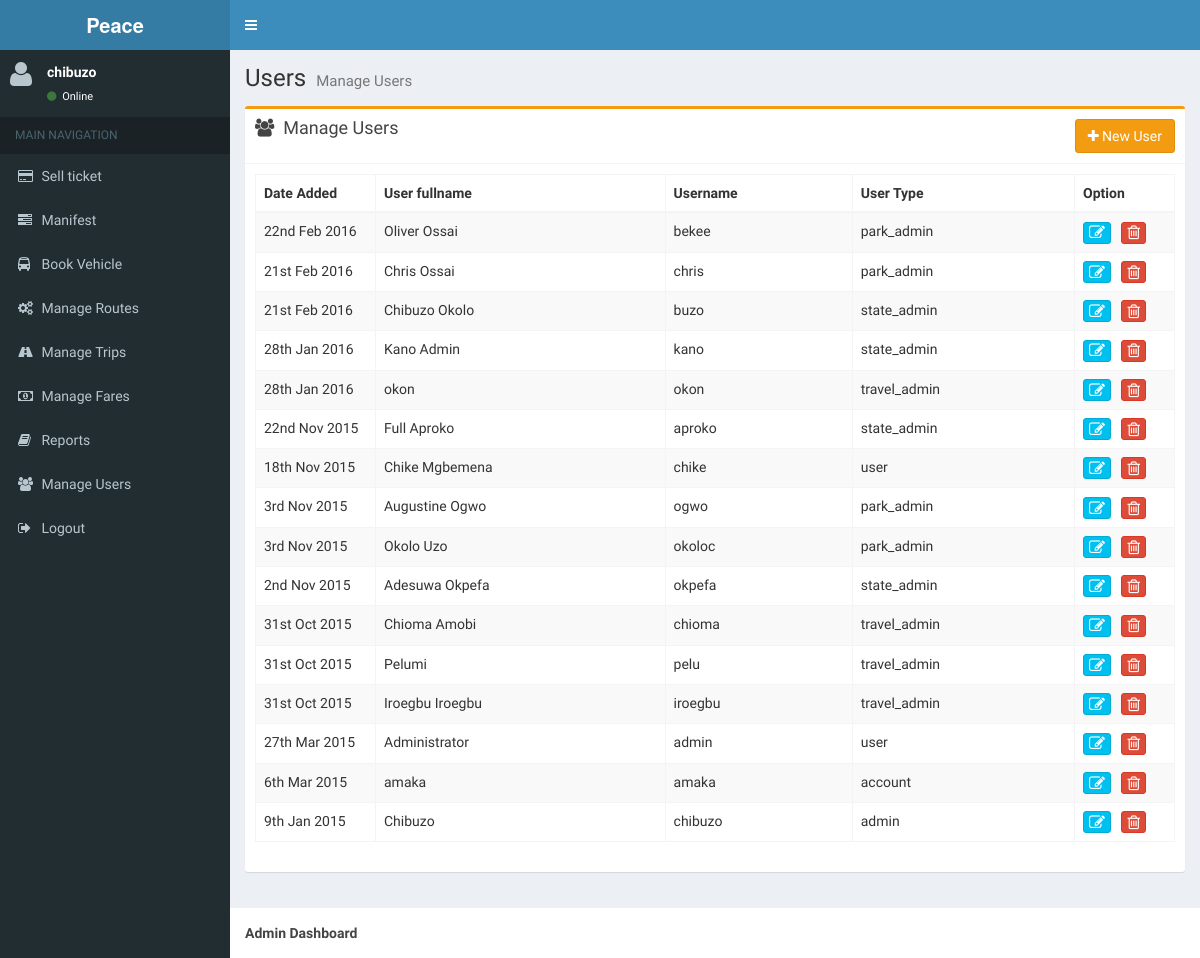
The page /users.php (signed in) on the database as committed earlier.
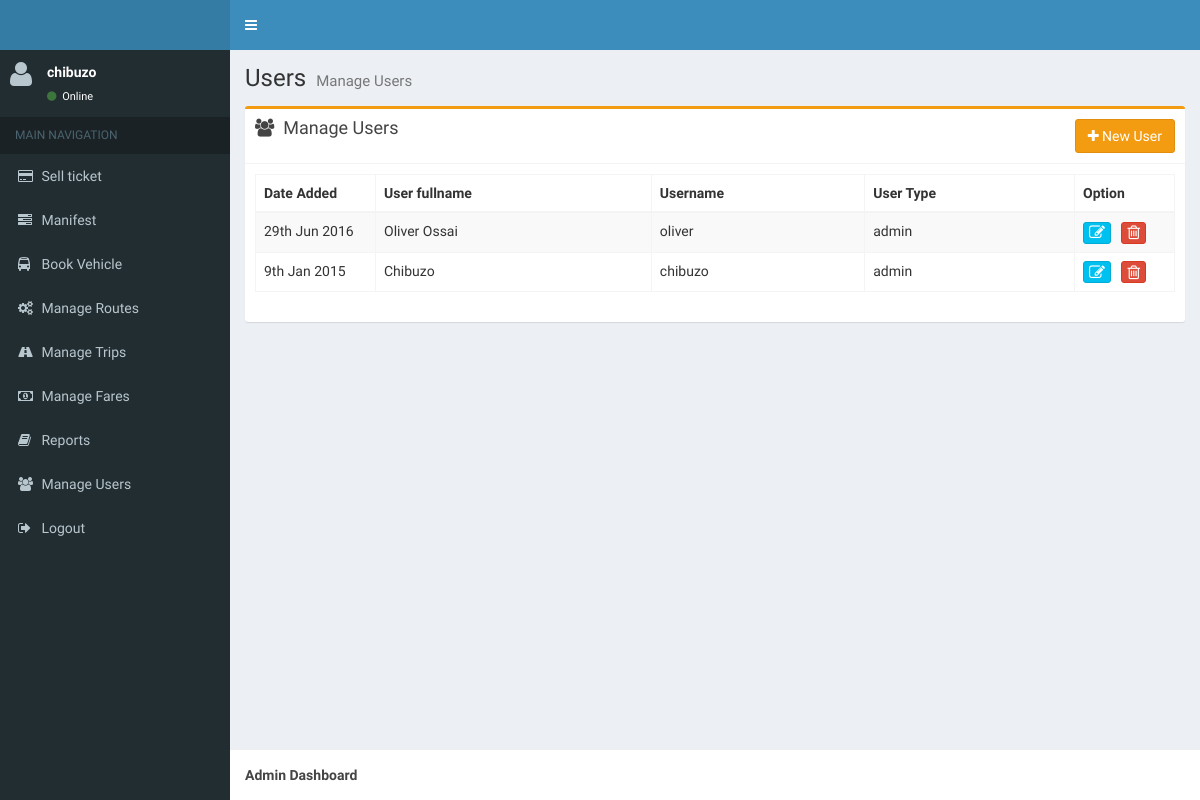
The same page on the database as committed later.
### tables this page shows
CREATE TABLE IF NOT EXISTS `users` (
`id` tinyint(4) NOT NULL,
  `fullname` varchar(70) NOT NULL,
  `username` varchar(20) NOT NULL,
  `password` char(64) NOT NULL,
  `salt` char(32) NOT NULL,
  `user_type` varchar(15) NOT NULL,
  `date_created` timestamp NOT NULL DEFAULT CURRENT_TIMESTAMP ON UPDATE CURRENT_TIMESTAMP,
  `deleted` char(1) NOT NULL DEFAULT '0'
);

### classes/db.class.php (called while the page is built, shortened)
<?php
class DBConnection {
	private static $instance;
	public static function getInstance($host, $db_name, $username, $password) {
		if (!self::$instance) {
			$dsn = "mysql:host=" . $host . ";dbname=" . $db_name;
			$options = array(
				PDO::MYSQL_ATTR_INIT_COMMAND => 'SET NAMES utf8',
			);
			try {
				self::$instance = new PDO($dsn, $username, $password, $options);
				self::$instance->setAttribute(PDO::ATTR_ERRMODE, PDO::ERRMODE_EXCEPTION);
			} catch (PDOException $e) {
				echo $e->getMessage();
				exit;
			}
		}
		return self::$instance;
	}
}
class db extends DBConnection {
	public function __construct($host, $db_name, $username, $password) {
		$this->dbh = DBConnection::getInstance($host, $db_name, $username, $password);
	}
	public function query($sql, $param=null)
	{
		try {
			$this->prepare($sql);
			$this->execute($param);
			return $this->stmt;
		} catch (PDOException $e) {
			echo "Something bad happened - " . $e->getMessage();
			return false;
		}
	}
	function prepare($sql)
	{
		$this->stmt = $this->dbh->prepare($sql);
	}
	function execute($param)
	{
		$this->stmt->execute($param);
	}
}
?>

### classes/user.class.php (called while the page is built, shortened)
<?php
class User extends Ticket {
	function getAllUsers()
	{
		return self::$db->query("SELECT * FROM users WHERE deleted = '0' ORDER BY date_created DESC");
	}
}
?>

### users.php (the view, shortened to what this page needs)
<?php
require "includes/head.php";
require "includes/side-bar.php";
require_once "classes/user.class.php";
$user = new User();
?>
<div class="content-wrapper">
  	<section class="content-header">
		<h1>
			Users
			<small>Manage Users</small>
		</h1>
	</section>
	<section class="content">
		<div class="row">
			<div id='main_bus_search' class="col-md-12">
				<div class="box box-warning">
					<div class="box-header with-border">
						<h2 style='font-size: 18px' class="box-title"><i class="fa fa-group"></i> &nbsp;Manage Users</h2>
						<button class="btn btn-warning pull-right" data-toggle="modal" data-target="#userModal"><i class="fa fa-plus"></i> New User</button>
					</div>
					<div class="box-body">
						<div>
							<table class="table table-striped table-bordered">
								<thead>
									<tr>
										<th style="width:120px">Date Added</th>
										<th>User fullname</th>
										<th>Username</th>
										<th>User Type</th>
										<th style="width:100px">Option</th>
									</tr>
								</thead>
								<tbody>
									<?php
										$users = $user->getAllUsers();
										foreach ($users AS $_user) {
											echo "<tr id='{$_user['id']}'>
													<td>" . date('jS M Y', strtotime($_user['date_created'])) . "</td>
													<td>{$_user['fullname']}</td>
													<td>{$_user['username']}</td>
													<td>{$_user['user_type']}</td>
													<td>
														<a data-toggle='modal' href='#edit-userModal' class='btn btn-xs btn-info edit' title='Edit user'><i class='fa fa-edit fa-lg'></i></a>&nbsp;&nbsp
														<a href='#' title='Remove user' class='delete btn btn-xs btn-danger'><i class='fa fa-trash-o fa-lg'></i></a>
													</td>
												</tr>";
										}
									?>
								</tbody>
							</table>
						</div>
					</div>
				</div>
			</div>
		</div>
	</section>
</div>

### includes/head.php (shortened to what this page needs)
<!DOCTYPE html>
<html>
  <head>
    <link href="bootstrap/css/bootstrap.min.css" rel="stylesheet" type="text/css" />
	<link href="css/font-awesome.min.css" rel="stylesheet" type="text/css" />
    <link href="dist/css/AdminLTE.min.css" rel="stylesheet" type="text/css" />
    <link href="dist/css/skins/_all-skins.min.css" rel="stylesheet" type="text/css" />
	<link href="css/style.css" rel="stylesheet" type="text/css" />
  </head>
  <body class="skin-blue">
    <div class="wrapper">
      <header class="main-header">
        <a href="index2.html" class="logo"><b><?php echo $_SESSION['abbr']; ?></b></a>
        <nav class="navbar navbar-static-top" role="navigation">
          <a href="#" class="sidebar-toggle" data-toggle="offcanvas" role="button">
          </a>
        </nav>
      </header>

### includes/side-bar.php (shortened to what this page needs)
   <aside class="main-sidebar">
     <section class="sidebar">
       <div class="user-panel">
         <div class="pull-left image">
           <a href='#'><i class="fa fa-user fa-2x"></i></a>
         </div>
         <div class="pull-left info">
           <p><?php echo $_SESSION['username']; ?></p>
           <a href="#"><i class="fa fa-circle text-success"></i> Online</a>
         </div>
       </div>
       <ul class="sidebar-menu">
         <li class="header">MAIN NAVIGATION</li>
         <li id="sell">
           <a href="sell_ticket.php#sell">
             <i class="fa fa-credit-card"></i> <span>Sell ticket</span>
           </a>
         </li>
         <li id="manifest">
           <a href="manifest.php#manifest">
             <i class="fa fa-tasks"></i>
             <span>Manifest</span>
           </a>
         </li>
<?php if ($_SESSION['user_type'] == 'admin') { ?>
	<li id="bookvehicle">
	  <a href="bookbus.php#bookvehicle">
		<i class="fa fa-bus"></i>
		<span>Book Vehicle</span>
	  </a>
	</li>
	<li id="route">
	  <a href="manage_routes.php#route">
		<i class="fa fa-cogs"></i> <span>Manage Routes</span>
	  </a>
	</li>
             <li id="trip">
               <a href="manage_trips.php#trip">
                 <i class="fa fa-road"></i> <span>Manage Trips</span>
               </a>
             </li>
	<li id="fare">
	  <a href="manage_fares.php#fare">
		<i class="fa fa-money"></i>
		<span>Manage Fares</span>
	  </a>
	</li>
	<li id="report">
	  <a href="report.php#report">
		<i class="fa fa-book"></i>
		<span>Reports</span>
	  </a>
	</li>
	<li id="user">
	  <a href="users.php#user">
		<i class="fa fa-group"></i>
		<span>Manage Users</span>
	  </a>
	</li>
<?php } ?>
<li>
           <a href="logout.php">
             <i class="fa fa-sign-out"></i>
             <span>Logout</span>
           </a>
         </li>
 </ul>
     </section>
   </aside>

Rows that differ between the two databases and show on the page:
removed users: date_created "22nd Feb 2016", fullname "Oliver Ossai", username "bekee", user_type "park_admin"
removed users: date_created "21st Feb 2016", fullname "Chris Ossai", username "chris", user_type "park_admin"
removed users: date_created "21st Feb 2016", fullname "Chibuzo Okolo", username "buzo", user_type "state_admin"
removed users: date_created "28th Jan 2016", fullname "Kano Admin", username "kano", user_type "state_admin"
removed users: date_created "28th Jan 2016", fullname "okon", username "okon", user_type "travel_admin"
removed users: date_created "22nd Nov 2015", fullname "Full Aproko", username "aproko", user_type "state_admin"
removed users: date_created "18th Nov 2015", fullname "Chike Mgbemena", username "chike", user_type "user"
removed users: date_created "3rd Nov 2015", fullname "Augustine Ogwo", username "ogwo", user_type "park_admin"
removed users: date_created "3rd Nov 2015", fullname "Okolo Uzo", username "okoloc", user_type "park_admin"
removed users: date_created "2nd Nov 2015", fullname "Adesuwa Okpefa", username "okpefa", user_type "state_admin"
removed users: date_created "31st Oct 2015", fullname "Chioma Amobi", username "chioma", user_type "travel_admin"
removed users: date_created "31st Oct 2015", fullname "Pelumi", username "pelu", user_type "travel_admin"
removed users: date_created "31st Oct 2015", fullname "Iroegbu Iroegbu", username "iroegbu", user_type "travel_admin"
removed users: date_created "27th Mar 2015", fullname "Administrator", username "admin", user_type "user"
removed users: date_created "6th Mar 2015", fullname "amaka", username "amaka", user_type "account"
added users: date_created "29th Jun 2016", fullname "Oliver Ossai", username "oliver", user_type "admin"
Other text that changed with them:
$_SESSION['abbr']: "Peace" → (not shown)
